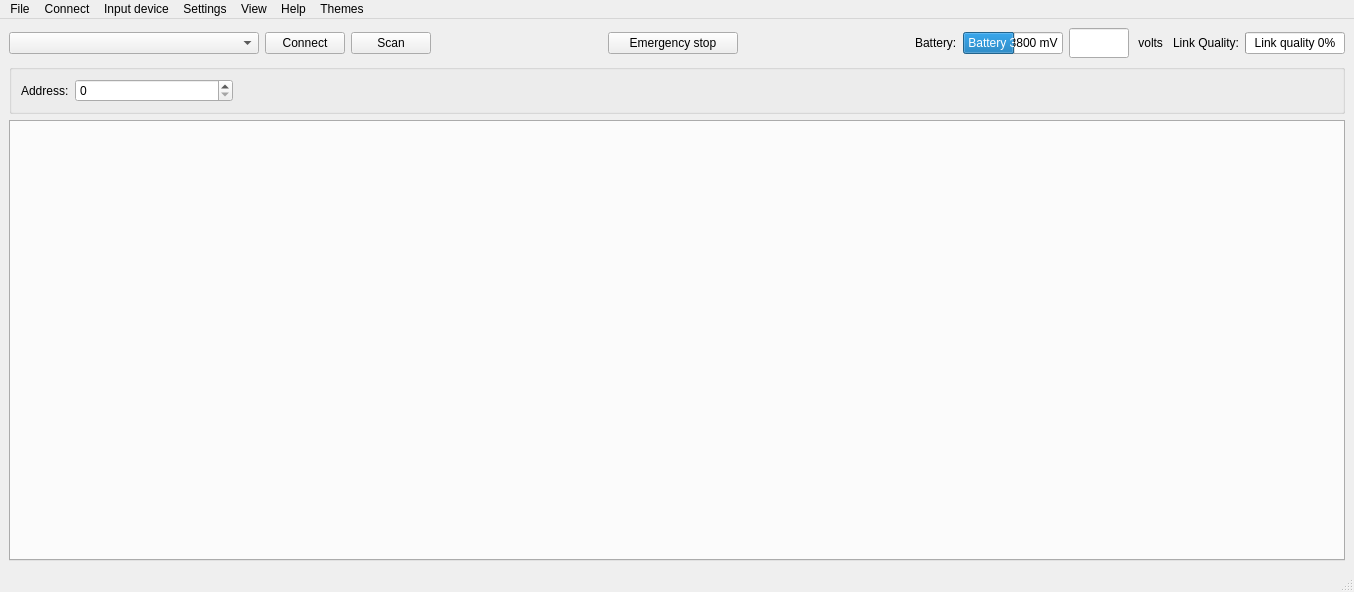
<?xml version="1.0" encoding="UTF-8"?>
<ui version="4.0">
 <class>MainWindow</class>
 <widget class="QMainWindow" name="MainWindow">
  <property name="geometry">
   <rect>
    <x>0</x>
    <y>0</y>
    <width>1354</width>
    <height>592</height>
   </rect>
  </property>
  <property name="windowTitle">
   <string>Aeroflie Nano Quadcopter Control</string>
  </property>
  <property name="statusTip">
   <string/>
  </property>
  <widget class="QWidget" name="centralwidget">
   <layout class="QGridLayout" name="gridLayout">
    <item row="0" column="0">
     <layout class="QVBoxLayout" name="verticalLayout_2">
      <item>
       <layout class="QGridLayout" name="gridLayout_2">
        <item row="0" column="6">
         <widget class="QLabel" name="batteryLabel">
          <property name="text">
           <string>Battery:</string>
          </property>
         </widget>
        </item>
        <item row="0" column="2">
         <widget class="QPushButton" name="scanButton">
          <property name="minimumSize">
           <size>
            <width>50</width>
            <height>0</height>
           </size>
          </property>
          <property name="text">
           <string>Scan</string>
          </property>
         </widget>
        </item>
        <item row="0" column="11">
         <widget class="QProgressBar" name="linkQualityBar">
          <property name="minimumSize">
           <size>
            <width>30</width>
            <height>0</height>
           </size>
          </property>
          <property name="maximumSize">
           <size>
            <width>100</width>
            <height>16777215</height>
           </size>
          </property>
          <property name="maximum">
           <number>100</number>
          </property>
          <property name="value">
           <number>0</number>
          </property>
          <property name="textVisible">
           <bool>true</bool>
          </property>
          <property name="format">
           <string>Link quality %p%</string>
          </property>
         </widget>
        </item>
        <item row="0" column="4">
         <widget class="QPushButton" name="esButton">
          <property name="sizePolicy">
           <sizepolicy hsizetype="Minimum" vsizetype="Fixed">
            <horstretch>0</horstretch>
            <verstretch>0</verstretch>
           </sizepolicy>
          </property>
          <property name="minimumSize">
           <size>
            <width>130</width>
            <height>0</height>
           </size>
          </property>
          <property name="text">
           <string>Emergency stop</string>
          </property>
         </widget>
        </item>
        <item row="0" column="9">
         <widget class="QLabel" name="label">
          <property name="text">
           <string> volts </string>
          </property>
         </widget>
        </item>
        <item row="0" column="1">
         <widget class="QPushButton" name="connectButton">
          <property name="minimumSize">
           <size>
            <width>80</width>
            <height>0</height>
           </size>
          </property>
          <property name="toolTip">
           <string/>
          </property>
          <property name="text">
           <string>Connect</string>
          </property>
         </widget>
        </item>
        <item row="0" column="7">
         <widget class="QProgressBar" name="batteryBar">
          <property name="minimumSize">
           <size>
            <width>30</width>
            <height>0</height>
           </size>
          </property>
          <property name="maximumSize">
           <size>
            <width>100</width>
            <height>16777215</height>
           </size>
          </property>
          <property name="minimum">
           <number>3400</number>
          </property>
          <property name="maximum">
           <number>4180</number>
          </property>
          <property name="value">
           <number>3800</number>
          </property>
          <property name="textVisible">
           <bool>true</bool>
          </property>
          <property name="invertedAppearance">
           <bool>false</bool>
          </property>
          <property name="textDirection">
           <enum>QProgressBar::TopToBottom</enum>
          </property>
          <property name="format">
           <string>Battery %v mV</string>
          </property>
         </widget>
        </item>
        <item row="0" column="0">
         <widget class="QComboBox" name="interfaceCombo">
          <property name="sizePolicy">
           <sizepolicy hsizetype="Maximum" vsizetype="Fixed">
            <horstretch>2</horstretch>
            <verstretch>0</verstretch>
           </sizepolicy>
          </property>
          <property name="minimumSize">
           <size>
            <width>160</width>
            <height>0</height>
           </size>
          </property>
          <property name="maximumSize">
           <size>
            <width>250</width>
            <height>16777215</height>
           </size>
          </property>
          <property name="editable">
           <bool>false</bool>
          </property>
         </widget>
        </item>
        <item row="0" column="8">
         <widget class="QLineEdit" name="_aff_volts">
          <property name="enabled">
           <bool>true</bool>
          </property>
          <property name="sizePolicy">
           <sizepolicy hsizetype="Fixed" vsizetype="Fixed">
            <horstretch>0</horstretch>
            <verstretch>0</verstretch>
           </sizepolicy>
          </property>
          <property name="minimumSize">
           <size>
            <width>60</width>
            <height>30</height>
           </size>
          </property>
          <property name="maximumSize">
           <size>
            <width>60</width>
            <height>40</height>
           </size>
          </property>
          <property name="alignment">
           <set>Qt::AlignRight|Qt::AlignTrailing|Qt::AlignVCenter</set>
          </property>
          <property name="readOnly">
           <bool>true</bool>
          </property>
         </widget>
        </item>
        <item row="0" column="10">
         <widget class="QLabel" name="linkQualityLabel">
          <property name="text">
           <string>Link Quality:</string>
          </property>
         </widget>
        </item>
        <item row="0" column="3">
         <spacer name="horizontalSpacer">
          <property name="orientation">
           <enum>Qt::Horizontal</enum>
          </property>
          <property name="sizeHint" stdset="0">
           <size>
            <width>40</width>
            <height>20</height>
           </size>
          </property>
         </spacer>
        </item>
        <item row="0" column="5">
         <spacer name="horizontalSpacer_3">
          <property name="orientation">
           <enum>Qt::Horizontal</enum>
          </property>
          <property name="sizeHint" stdset="0">
           <size>
            <width>40</width>
            <height>20</height>
           </size>
          </property>
         </spacer>
        </item>
       </layout>
      </item>
      <item>
       <widget class="QGroupBox" name="groupBox">
        <layout class="QHBoxLayout" stretch="0,0,0">
         <item>
          <widget class="QLabel" name="addressLabel">
           <property name="text">
            <string>Address:</string>
           </property>
          </widget>
         </item>
         <item>
          <widget class="HexSpinBox" name="address">
           <property name="sizePolicy">
            <sizepolicy hsizetype="Fixed" vsizetype="Fixed">
             <horstretch>0</horstretch>
             <verstretch>0</verstretch>
            </sizepolicy>
           </property>
           <property name="minimumSize">
            <size>
             <width>158</width>
             <height>0</height>
            </size>
           </property>
          </widget>
         </item>
         <item>
          <spacer name="horizontalSpacer_2">
           <property name="orientation">
            <enum>Qt::Horizontal</enum>
           </property>
           <property name="sizeHint" stdset="0">
            <size>
             <width>40</width>
             <height>20</height>
            </size>
           </property>
          </spacer>
         </item>
        </layout>
       </widget>
      </item>
      <item>
       <widget class="QScrollArea" name="scrollArea">
        <property name="autoFillBackground">
         <bool>false</bool>
        </property>
        <property name="frameShape">
         <enum>QFrame::NoFrame</enum>
        </property>
        <property name="frameShadow">
         <enum>QFrame::Sunken</enum>
        </property>
        <property name="lineWidth">
         <number>1</number>
        </property>
        <property name="verticalScrollBarPolicy">
         <enum>Qt::ScrollBarAsNeeded</enum>
        </property>
        <property name="widgetResizable">
         <bool>true</bool>
        </property>
        <widget class="QWidget" name="scrollAreaWidgetContents">
         <property name="geometry">
          <rect>
           <x>0</x>
           <y>0</y>
           <width>1334</width>
           <height>414</height>
          </rect>
         </property>
         <property name="sizePolicy">
          <sizepolicy hsizetype="Expanding" vsizetype="Expanding">
           <horstretch>0</horstretch>
           <verstretch>0</verstretch>
          </sizepolicy>
         </property>
         <layout class="QGridLayout" name="gridLayout_3">
          <property name="sizeConstraint">
           <enum>QLayout::SetNoConstraint</enum>
          </property>
          <property name="leftMargin">
           <number>0</number>
          </property>
          <property name="topMargin">
           <number>0</number>
          </property>
          <property name="rightMargin">
           <number>0</number>
          </property>
          <property name="bottomMargin">
           <number>0</number>
          </property>
          <item row="0" column="0">
           <widget class="QTabWidget" name="tab_widget">
            <property name="sizePolicy">
             <sizepolicy hsizetype="Expanding" vsizetype="Expanding">
              <horstretch>0</horstretch>
              <verstretch>0</verstretch>
             </sizepolicy>
            </property>
            <property name="currentIndex">
             <number>-1</number>
            </property>
           </widget>
          </item>
         </layout>
        </widget>
       </widget>
      </item>
     </layout>
    </item>
   </layout>
  </widget>
  <widget class="QMenuBar" name="menubar">
   <property name="geometry">
    <rect>
     <x>0</x>
     <y>0</y>
     <width>1354</width>
     <height>22</height>
    </rect>
   </property>
   <widget class="QMenu" name="menuFile">
    <property name="title">
     <string>File</string>
    </property>
    <addaction name="separator"/>
    <addaction name="menuItemExit"/>
   </widget>
   <widget class="QMenu" name="menuView">
    <property name="title">
     <string>View</string>
    </property>
   </widget>
   <widget class="QMenu" name="menuHelp">
    <property name="title">
     <string>Help</string>
    </property>
    <addaction name="menuItemAbout"/>
   </widget>
   <widget class="QMenu" name="menuSettings">
    <property name="title">
     <string>Settings</string>
    </property>
    <addaction name="logConfigAction"/>
    <addaction name="separator"/>
    <addaction name="_menuItem_openconfigfolder"/>
   </widget>
   <widget class="QMenu" name="menuConnect">
    <property name="title">
     <string>Connect</string>
    </property>
    <addaction name="menuItemConnect"/>
    <addaction name="menuItemBootloader"/>
    <addaction name="_menu_cf2_config"/>
   </widget>
   <widget class="QMenu" name="_menu_inputdevice">
    <property name="title">
     <string>Input device</string>
    </property>
    <addaction name="menuItemConfInputDevice"/>
    <addaction name="separator"/>
   </widget>
   <widget class="QMenu" name="menuThemes">
    <property name="title">
     <string>Themes</string>
    </property>
   </widget>
   <addaction name="menuFile"/>
   <addaction name="menuConnect"/>
   <addaction name="_menu_inputdevice"/>
   <addaction name="menuSettings"/>
   <addaction name="menuView"/>
   <addaction name="menuHelp"/>
   <addaction name="menuThemes"/>
  </widget>
  <widget class="QStatusBar" name="statusbar"/>
  <action name="menuItemConnect">
   <property name="text">
    <string>Connect Ctrl+C</string>
   </property>
   <property name="shortcut">
    <string/>
   </property>
  </action>
  <action name="menuItemExit">
   <property name="text">
    <string>Exit</string>
   </property>
   <property name="shortcut">
    <string>Ctrl+Q</string>
   </property>
  </action>
  <action name="menuItemRegulation">
   <property name="checkable">
    <bool>true</bool>
   </property>
   <property name="text">
    <string>Regulation</string>
   </property>
  </action>
  <action name="menuItemPlot">
   <property name="checkable">
    <bool>true</bool>
   </property>
   <property name="text">
    <string>Plotting</string>
   </property>
  </action>
  <action name="menuItemFlightdata">
   <property name="checkable">
    <bool>true</bool>
   </property>
   <property name="text">
    <string>Flight data</string>
   </property>
  </action>
  <action name="menuItemService">
   <property name="checkable">
    <bool>true</bool>
   </property>
   <property name="text">
    <string>Service</string>
   </property>
  </action>
  <action name="menuItemAbout">
   <property name="text">
    <string>About</string>
   </property>
   <property name="menuRole">
    <enum>QAction::NoRole</enum>
   </property>
  </action>
  <action name="menuItemConfInputDevice">
   <property name="text">
    <string>Configure device mapping</string>
   </property>
   <property name="menuRole">
    <enum>QAction::NoRole</enum>
   </property>
  </action>
  <action name="actionSelect_input_device">
   <property name="text">
    <string>Select input device</string>
   </property>
  </action>
  <action name="menuItemConsole">
   <property name="text">
    <string>Console</string>
   </property>
  </action>
  <action name="logConfigAction">
   <property name="enabled">
    <bool>false</bool>
   </property>
   <property name="text">
    <string>Logging configurations</string>
   </property>
   <property name="menuRole">
    <enum>QAction::NoRole</enum>
   </property>
  </action>
  <action name="actionOptions">
   <property name="text">
    <string>Options</string>
   </property>
   <property name="menuRole">
    <enum>QAction::NoRole</enum>
   </property>
  </action>
  <action name="menuItemBootloader">
   <property name="text">
    <string>Bootloader</string>
   </property>
  </action>
  <action name="_menuItem_openconfigfolder">
   <property name="text">
    <string>Open config folder</string>
   </property>
  </action>
  <action name="_menu_cf2_config">
   <property name="enabled">
    <bool>false</bool>
   </property>
   <property name="text">
    <string>Configure</string>
   </property>
   <property name="menuRole">
    <enum>QAction::NoRole</enum>
   </property>
  </action>
 </widget>
 <customwidgets>
  <customwidget>
   <class>HexSpinBox</class>
   <extends>QSpinBox</extends>
   <header>cfclient.ui.widgets.hexspinbox</header>
  </customwidget>
 </customwidgets>
 <resources/>
 <connections/>
</ui>
